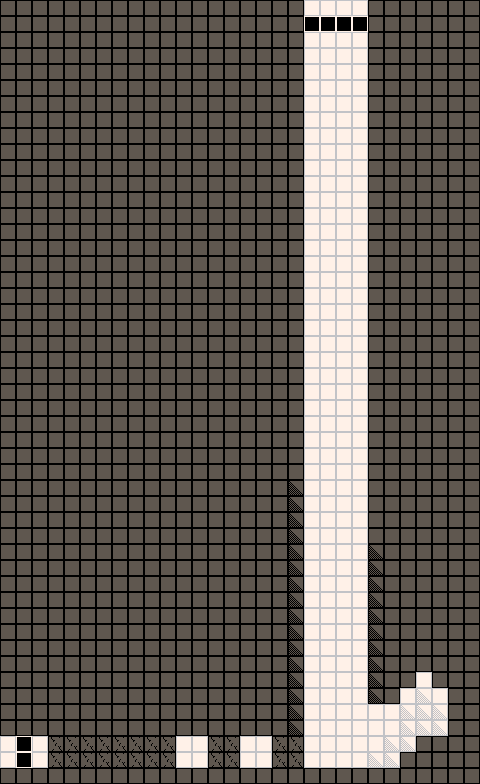

Below is a game level as drawn by its tile map, then a one-line description and the .tmx that defines it (tile-layer data replaced by summaries):
An orthogonal 60x98 tile map with 8x8 px tiles, 1 tile layer (Tile Layer 1) and 7 objects (2x map_link, 2x spawn_point, cam_area, spawn_checkpoint, artifact).

<map version="1.2" tiledversion="1.2.5" orientation="orthogonal" renderorder="right-down" width="60" height="98" tilewidth="8" tileheight="8" infinite="0" nextlayerid="8" nextobjectid="11">
 <properties>
  <property name="darkness_level" type="int" value="1" />
  <property name="level_id" type="int" value="-1" />
 </properties>
 <tileset firstgid="1" source="platformer_sheet_1.tsx" />
 <layer id="7" name="Tile Layer 1" width="60" height="98">
  <data>[5880 cells, 5880 non-empty, 24 distinct tile ids]</data>
 </layer>
 <objectgroup id="2" name="Object Layer 1">
  <object id="2" name="camera" type="cam_area" x="16" y="16" width="448" height="768" />
  <object id="5" name="checkpoint" type="spawn_checkpoint" x="240" y="736" width="32" height="32" />
  <object id="6" name="link" type="map_link" x="304" y="0" width="64" height="16">
   <properties>
    <property name="dest_map_path" value="Content/raw/map_ss_delta_01.tmx" />
    <property name="dest_spawn_name" value="bottom_right" />
    <property name="dir" value="vert" />
   </properties>
  </object>
  <object id="7" name="top_right" type="spawn_point" x="320" y="16" width="32" height="24">
   <properties>
    <property name="type" value="side" />
   </properties>
  </object>
  <object id="8" name="rock_smasher" type="artifact" x="416" y="720" width="16" height="16">
   <properties>
    <property name="id" value="rock_smasher" />
   </properties>
  </object>
  <object id="9" name="link" type="map_link" x="0" y="736" width="16" height="32">
   <properties>
    <property name="dest_map_path" value="Content/raw/map_ss_delta_00.tmx" />
    <property name="dest_spawn_name" value="bottom_right" />
    <property name="dir" value="horz" />
   </properties>
  </object>
  <object id="10" name="bottom_left" type="spawn_point" x="16" y="744" width="32" height="24">
   <properties>
    <property name="type" value="side" />
   </properties>
  </object>
 </objectgroup>
</map>
